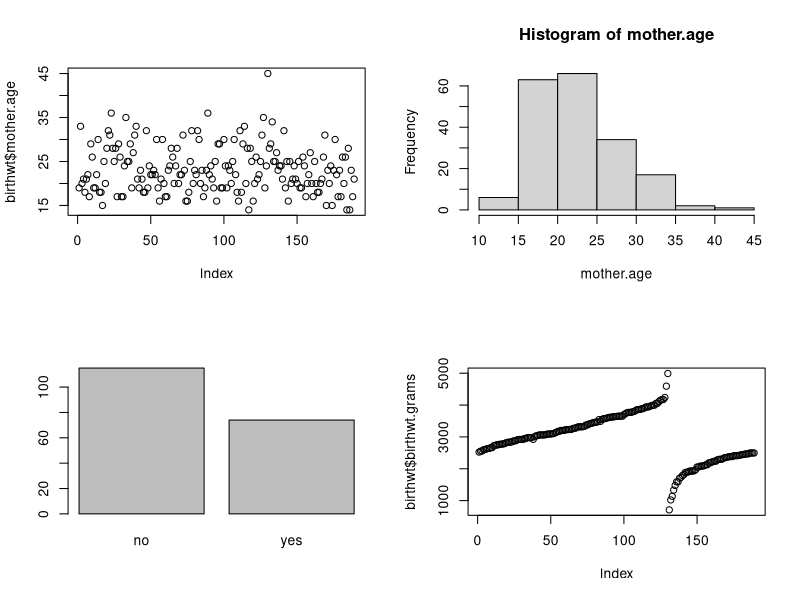
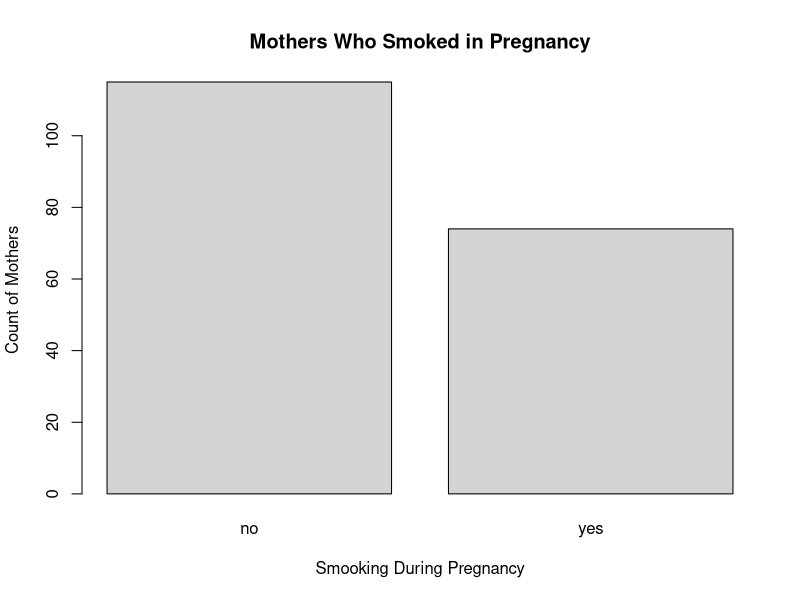

Source code (R) for these figures, in order:
library(MASS)
str(birthwt)

colnames(birthwt)

# the default names are not very descriptive
colnames(birthwt) <- c("birthwt.below.2500", "mother.age", "mother.weight", "race", "mother.smokes", "previous.prem.labor",
              "hypertension", "uterine.irr", "physician.visits", "birthwt.grams")

library(plyr)
birthwt <- transform(birthwt,
                     race = as.factor(mapvalues(race, c(1, 2, 3), c("white", "black", "other"))),
                     mother.smokes = as.factor(mapvalues(mother.smokes, c(0, 1), c("no", "yes"))),
                     hypertension = as.factor(mapvalues(hypertension, c(0, 1), c("no", "yes"))),
                     uterine.irr = as.factor(mapvalues(uterine.irr, c(0, 1), c("no", "yes"))),
                     birthwt.below.2500 = as.factor(mapvalues(birthwt.below.2500, c(0, 1), c("no", "yes")))
                    )
                     
# descriptive statistics part
summary(birthwt) # numerical and factor variables are there

# use tapply() function to see what average birthweight looks like when broken down by race and smoking status
with(birthwt, tapply(birthwt.grams, INDEX = list(race, mother.smokes), FUN = mean))

# aggregate()
with(birthwt, aggregate(birthwt.grams, by = list(race, mother.smokes), FUN = mean))

weight.smoke.tbl <- with(birthwt, table(birthwt.below.2500, mother.smokes))
weight.smoke.tbl

# # Normalde bir veri setindeki sütuna erişmek için veri$sütun_adı şeklinde bir yazım kullanılır.
# with() kullandığımızda ise R'a "şu veri setinin içine bak ve içindeki değişkenleri doğrudan kullan" demiş oluruz. 

# Her değişkenin başına 'mtcars$' eklemek gerekir
# sonuc <- mtcars$mpg * mtcars$hp

# Veri setini bir kez belirtmek yeterlidir
# sonuc <- with(mtcars, mpg * hp)


# is the mother's age correlated with birth weight?
with(birthwt, cor(birthwt.grams, mother.age))  # calculate the correlation
# does this change when we account for smoking status?
with(birthwt, cor(birthwt.grams[mother.smokes == "yes"], mother.age[mother.smokes == "yes"]))
with(birthwt, cor(birthwt.grams[mother.smokes == "no"], mother.age[mother.smokes == "no"]))


# Single Variable Plots
par(mfrow = c(2,2)) # display plots in a single 2x2 figure
plot(birthwt$mother.age)
with(birthwt, hist(mother.age))
plot(birthwt$mother.smokes)
plot(birthwt$birthwt.grams)

par(mfrow = c(1,1))
plot(birthwt$mother.smokes,
     main = "Mothers Who Smoked in Pregnancy",
     xlab = "Smooking During Pregnancy",
     ylab = "Count of Mothers",
     col = "Lightgrey")

# NOTE: use histogram for continuous variables, use barchart for factor variables
